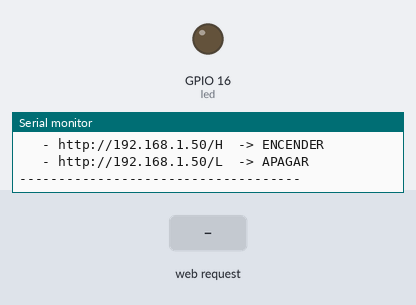
Recording of a sketch running on a simulated ESP32. On the bench: output pins drawn as LEDs (lit = HIGH), the last lines printed to the serial monitor. Inputs (shaded band) come from the test bench. WiFi joins after 1.5 s; servers stay silent unless stated.

Above: at 2.7 s.
2.8 s: HTTP request GET /H received
At 3.5 s:
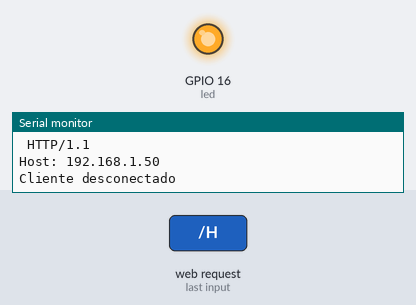
4.3 s: HTTP request GET /L received
At 5.0 s:
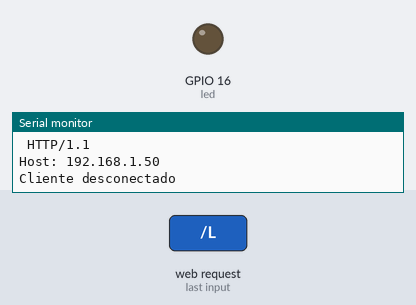
Timing chart, 0 to 7.3 s (numbered marks = the images above; inputs shaded):
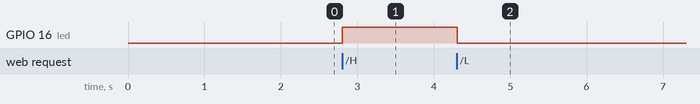

The sketch:

servidorLEDWiFi.ino
```cpp
/*
  Servidor web en ESP32 conectado a una red WiFi existente.
  Permite controlar el LED mediante peticiones HTTP.

  Pasos:
  1. Conectar la ESP32 a la red WiFi domestica
  2. Averiguar la IP que el router le asigna a la ESP32 (por el monitor serie)
  3. En cualquier dispositivo de la misma red, abrir el navegador y acceder a:
     - http://IP_ESP32/H  -> Enciende el LED
     - http://IP_ESP32/L  -> Apaga el LED
*/

#include <WiFi.h>
#include <WiFiClient.h>

// === CONFIGURACION DE LA RED EXISTENTE ===
// Cambiar estos valores por los de la red WiFi domestica
const char *ssid = "ranchitomiado";      // Ejemplo: "MiFibra-2F4G"
const char *password = "Xochiquetzalli9424";   // Ejemplo: "ClaveWifi123"

// Puerto del servidor web (80 es el estandar HTTP)
WiFiServer server(80);

// Declarando el led
const int led = 16;

void setup() {
  pinMode(led, OUTPUT);
  digitalWrite(led, LOW);

  Serial.begin(115200);
  Serial.println();
  Serial.println("=== SERVIDOR ESP32 ===");

  // Intentar conectar a la red WiFi existente
  Serial.print("Conectando a la red WiFi: ");
  Serial.println(ssid);

  WiFi.begin(ssid, password);

  // Esperar hasta 10 segundos para conectarse
  int intentos = 0;
  while (WiFi.status() != WL_CONNECTED && intentos < 20) {
    delay(500);
    Serial.print(".");
    intentos++;
  }

  if (WiFi.status() == WL_CONNECTED) {
    Serial.println();
    Serial.println("Conectado a la red WiFi exitosamente");
    Serial.print("Direccion IP asignada por el router: ");
    Serial.println(WiFi.localIP());
    Serial.print("Puerta de enlace (router): ");
    Serial.println(WiFi.gatewayIP());
    Serial.print("Intensidad de señal (RSSI): ");
    Serial.print(WiFi.RSSI());
    Serial.println(" dBm");

    server.begin();
    Serial.println("Servidor HTTP iniciado en puerto 80");
    Serial.println("------------------------------------");
    Serial.println("Para controlar el LED, acceder a:");
    Serial.print("   - http://");
    Serial.print(WiFi.localIP());
    Serial.println("/H  -> ENCENDER");
    Serial.print("   - http://");
    Serial.print(WiFi.localIP());
    Serial.println("/L  -> APAGAR");
    Serial.println("------------------------------------");
  } else {
    Serial.println();
    Serial.println("No se pudo conectar a la red WiFi");
    Serial.println("Verifica que:");
    Serial.println("   - El nombre de la red (SSID) sea correcto");
    Serial.println("   - La contrasena sea correcta");
    Serial.println("   - El router este encendido y dentro del alcance");
  }
}

void loop() {
  // Si la conexion WiFi se pierde, intentar reconectar automaticamente
  if (WiFi.status() != WL_CONNECTED) {
    static unsigned long ultimoIntento = 0;
    if (millis() - ultimoIntento > 10000) {  // Intentar cada 10 segundos
      Serial.println("Conexion WiFi perdida. Reconectando...");
      WiFi.reconnect();
      ultimoIntento = millis();
    }
    return;
  }

  WiFiClient client = server.available();

  if (client) {
    Serial.println("Nuevo cliente conectado");
    String currentLine = "";

    while (client.connected()) {
      if (client.available()) {
        char c = client.read();
        Serial.write(c);  // Mostrar la peticion HTTP (opcional)

        if (c == '\n') {
          if (currentLine.length() == 0) {
            // Enviar respuesta HTTP
            client.println("HTTP/1.1 200 OK");
            client.println("Content-type:text/html");
            client.println();

            // Pagina web de control
            client.println("<!DOCTYPE html>");
            client.println("<html>");
            client.println("<head>");
            client.println("<title>Control LED ESP32</title>");
            client.println("<meta charset='UTF-8'>");
            client.println("<meta name='viewport' content='width=device-width, initial-scale=1'>");
            client.println("<style>");
            client.println("body { font-family: Arial; text-align: center; margin-top: 50px; background: #1a1a2e; color: white; }");
            client.println("button { padding: 15px 30px; margin: 10px; font-size: 18px; cursor: pointer; border: none; border-radius: 8px; }");
            client.println(".btn-on { background-color: #4CAF50; color: white; }");
            client.println(".btn-off { background-color: #f44336; color: white; }");
            client.println(".status { font-size: 20px; margin: 20px; }");
            client.println("</style>");
            client.println("</head>");
            client.println("<body>");
            client.println("<h1>Control de LED ESP32</h1>");
            client.println("<div class='status'>");
            client.print("<p>Conectado a la red: <strong>");
            client.print(ssid);
            client.println("</strong></p>");
            client.println("</div>");
            client.println("<button class='btn-on' onclick='location.href=\"/H\"'>ENCENDER</button>");
            client.println("<button class='btn-off' onclick='location.href=\"/L\"'>APAGAR</button>");
            client.println("<p><small>Servidor ESP32</small></p>");
            client.println("</body>");
            client.println("</html>");

            client.println();
            break;
          } else {
            currentLine = "";
          }
        } else if (c != '\r') {
          currentLine += c;
        }

        // Procesar comandos HTTP
        if (currentLine.endsWith("GET /H")) {
          digitalWrite(led, HIGH);
          Serial.println("LED ENCENDIDO");
        }
        if (currentLine.endsWith("GET /L")) {
          digitalWrite(led, LOW);
          Serial.println("LED APAGADO");
        }
      }
    }

    client.stop();
    Serial.println("Cliente desconectado");
  }

  delay(10);
}
```

Measured:
- after the input at 2.8 s, GPIO 16 (led): LOW → HIGH at once
- after the input at 4.3 s, GPIO 16 (led): HIGH → LOW at once
